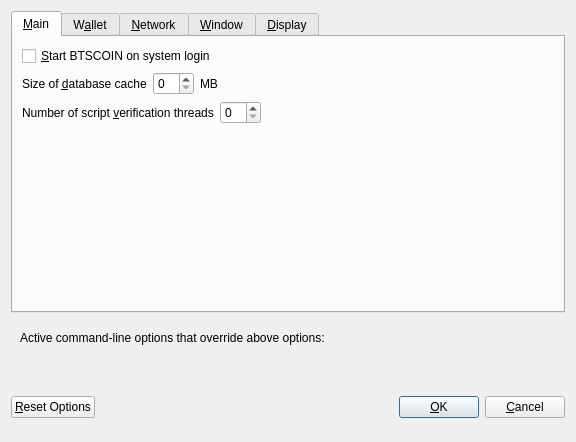
<?xml version="1.0" encoding="UTF-8"?>
<ui version="4.0">
 <class>OptionsDialog</class>
 <widget class="QDialog" name="OptionsDialog">
  <property name="geometry">
   <rect>
    <x>0</x>
    <y>0</y>
    <width>576</width>
    <height>442</height>
   </rect>
  </property>
  <property name="windowTitle">
   <string>Options</string>
  </property>
  <property name="modal">
   <bool>true</bool>
  </property>
  <layout class="QVBoxLayout" name="verticalLayout">
   <item>
    <widget class="QTabWidget" name="tabWidget">
     <property name="currentIndex">
      <number>0</number>
     </property>
     <widget class="QWidget" name="tabMain">
      <attribute name="title">
       <string>&amp;Main</string>
      </attribute>
      <layout class="QVBoxLayout" name="verticalLayout_Main">
       <item>
        <widget class="QCheckBox" name="bitcoinAtStartup">
         <property name="toolTip">
          <string>Automatically start BTSCOIN after logging in to the system.</string>
         </property>
         <property name="text">
          <string>&amp;Start BTSCOIN on system login</string>
         </property>
        </widget>
       </item>
       <item>
        <layout class="QHBoxLayout" name="horizontalLayout_2_Main">
         <item>
          <widget class="QLabel" name="databaseCacheLabel">
           <property name="text">
            <string>Size of &amp;database cache</string>
           </property>
           <property name="textFormat">
            <enum>Qt::PlainText</enum>
           </property>
           <property name="buddy">
            <cstring>databaseCache</cstring>
           </property>
          </widget>
         </item>
         <item>
          <widget class="QSpinBox" name="databaseCache"/>
         </item>
         <item>
          <widget class="QLabel" name="databaseCacheUnitLabel">
           <property name="text">
            <string>MB</string>
           </property>
           <property name="textFormat">
            <enum>Qt::PlainText</enum>
           </property>
          </widget>
         </item>
         <item>
          <spacer name="horizontalSpacer_2_Main">
           <property name="orientation">
            <enum>Qt::Horizontal</enum>
           </property>
           <property name="sizeHint" stdset="0">
            <size>
             <width>40</width>
             <height>20</height>
            </size>
           </property>
          </spacer>
         </item>
        </layout>
       </item>
       <item>
        <layout class="QHBoxLayout" name="horizontalLayout_3_Main">
         <item>
          <widget class="QLabel" name="threadsScriptVerifLabel">
           <property name="text">
            <string>Number of script &amp;verification threads</string>
           </property>
           <property name="textFormat">
            <enum>Qt::PlainText</enum>
           </property>
           <property name="buddy">
            <cstring>threadsScriptVerif</cstring>
           </property>
          </widget>
         </item>
         <item>
          <widget class="QSpinBox" name="threadsScriptVerif">
           <property name="toolTip">
            <string>(0 = auto, &lt;0 = leave that many cores free)</string>
           </property>
          </widget>
         </item>
         <item>
          <spacer name="horizontalSpacer_3_Main">
           <property name="orientation">
            <enum>Qt::Horizontal</enum>
           </property>
           <property name="sizeHint" stdset="0">
            <size>
             <width>40</width>
             <height>20</height>
            </size>
           </property>
          </spacer>
         </item>
        </layout>
       </item>
       <item>
        <spacer name="verticalSpacer_2">
         <property name="orientation">
          <enum>Qt::Vertical</enum>
         </property>
         <property name="sizeHint" stdset="0">
          <size>
           <width>20</width>
           <height>40</height>
          </size>
         </property>
        </spacer>
       </item>
      </layout>
     </widget>
     <widget class="QWidget" name="tabWallet">
      <attribute name="title">
       <string>W&amp;allet</string>
      </attribute>
      <layout class="QVBoxLayout" name="verticalLayout_Wallet">
       <item>
        <layout class="QHBoxLayout" name="horizontalLayout_2_Wallet">
         <item>
          <widget class="QLabel" name="labelStakeSplitThresholdText">
           <property name="text">
            <string>Stake split threshold:</string>
           </property>
          </widget>
         </item>
         <item>
          <widget class="QSpinBox" name="spinBoxStakeSplitThreshold">
           <property name="minimum">
            <number>1</number>
           </property>
           <property name="maximum">
            <number>999999</number>
           </property>
          </widget>
         </item>
        </layout>
       </item>
       <item>
        <widget class="QGroupBox" name="groupBox">
         <property name="title">
          <string>Expert</string>
         </property>
         <layout class="QVBoxLayout" name="verticalLayout_2">
          <item>
           <widget class="QCheckBox" name="coinControlFeatures">
            <property name="toolTip">
             <string>Whether to show coin control features or not.</string>
            </property>
            <property name="text">
             <string>Enable coin &amp;control features</string>
            </property>
           </widget>
          </item>
          <item>
           <widget class="QCheckBox" name="showMasternodesTab">
            <property name="toolTip">
             <string>Show additional tab listing all your masternodes in first sub-tab&lt;br/&gt;and all masternodes on the network in second sub-tab.</string>
            </property>
            <property name="text">
             <string>Show Masternodes Tab</string>
            </property>
           </widget>
          </item>
          <item>
           <widget class="QCheckBox" name="spendZeroConfChange">
            <property name="toolTip">
             <string>If you disable the spending of unconfirmed change, the change from a transaction&lt;br/&gt;cannot be used until that transaction has at least one confirmation.&lt;br/&gt;This also affects how your balance is computed.</string>
            </property>
            <property name="text">
             <string>&amp;Spend unconfirmed change</string>
            </property>
           </widget>
          </item>
         </layout>
        </widget>
       </item>
       <item>
        <spacer name="verticalSpacer_Wallet">
         <property name="orientation">
          <enum>Qt::Vertical</enum>
         </property>
         <property name="sizeHint" stdset="0">
          <size>
           <width>20</width>
           <height>40</height>
          </size>
         </property>
        </spacer>
       </item>
      </layout>
     </widget>
     <widget class="QWidget" name="tabNetwork">
      <attribute name="title">
       <string>&amp;Network</string>
      </attribute>
      <layout class="QVBoxLayout" name="verticalLayout_Network">
       <item>
        <widget class="QCheckBox" name="mapPortUpnp">
         <property name="toolTip">
          <string>Automatically open the BTSCOIN client port on the router. This only works when your router supports UPnP and it is enabled.</string>
         </property>
         <property name="text">
          <string>Map port using &amp;UPnP</string>
         </property>
        </widget>
       </item>
       <item>
        <widget class="QCheckBox" name="allowIncoming">
         <property name="toolTip">
          <string>Accept connections from outside</string>
         </property>
         <property name="text">
          <string>Allow incoming connections</string>
         </property>
        </widget>
       </item>
       <item>
        <widget class="QCheckBox" name="connectSocks">
         <property name="toolTip">
          <string>Connect to the BTSCOIN network through a SOCKS5 proxy.</string>
         </property>
         <property name="text">
          <string>&amp;Connect through SOCKS5 proxy (default proxy):</string>
         </property>
        </widget>
       </item>
       <item>
        <layout class="QHBoxLayout" name="horizontalLayout_1_Network">
         <item>
          <widget class="QLabel" name="proxyIpLabel">
           <property name="text">
            <string>Proxy &amp;IP:</string>
           </property>
           <property name="textFormat">
            <enum>Qt::PlainText</enum>
           </property>
           <property name="buddy">
            <cstring>proxyIp</cstring>
           </property>
          </widget>
         </item>
         <item>
          <widget class="QValidatedLineEdit" name="proxyIp">
           <property name="minimumSize">
            <size>
             <width>140</width>
             <height>0</height>
            </size>
           </property>
           <property name="maximumSize">
            <size>
             <width>140</width>
             <height>16777215</height>
            </size>
           </property>
           <property name="toolTip">
            <string>IP address of the proxy (e.g. IPv4: 127.0.0.1 / IPv6: ::1)</string>
           </property>
          </widget>
         </item>
         <item>
          <widget class="QLabel" name="proxyPortLabel">
           <property name="text">
            <string>&amp;Port:</string>
           </property>
           <property name="textFormat">
            <enum>Qt::PlainText</enum>
           </property>
           <property name="buddy">
            <cstring>proxyPort</cstring>
           </property>
          </widget>
         </item>
         <item>
          <widget class="QLineEdit" name="proxyPort">
           <property name="minimumSize">
            <size>
             <width>55</width>
             <height>0</height>
            </size>
           </property>
           <property name="maximumSize">
            <size>
             <width>55</width>
             <height>16777215</height>
            </size>
           </property>
           <property name="toolTip">
            <string>Port of the proxy (e.g. 9050)</string>
           </property>
          </widget>
         </item>
         <item>
          <spacer name="horizontalSpacer_1_Network">
           <property name="orientation">
            <enum>Qt::Horizontal</enum>
           </property>
           <property name="sizeHint" stdset="0">
            <size>
             <width>40</width>
             <height>20</height>
            </size>
           </property>
          </spacer>
         </item>
        </layout>
       </item>
       <item>
        <spacer name="verticalSpacer_Network">
         <property name="orientation">
          <enum>Qt::Vertical</enum>
         </property>
         <property name="sizeHint" stdset="0">
          <size>
           <width>20</width>
           <height>40</height>
          </size>
         </property>
        </spacer>
       </item>
      </layout>
     </widget>
     <widget class="QWidget" name="tabWindow">
      <attribute name="title">
       <string>&amp;Window</string>
      </attribute>
      <layout class="QVBoxLayout" name="verticalLayout_Window">
       <item>
        <widget class="QCheckBox" name="minimizeToTray">
         <property name="toolTip">
          <string>Show only a tray icon after minimizing the window.</string>
         </property>
         <property name="text">
          <string>&amp;Minimize to the tray instead of the taskbar</string>
         </property>
        </widget>
       </item>
       <item>
        <widget class="QCheckBox" name="minimizeOnClose">
         <property name="toolTip">
          <string>Minimize instead of exit the application when the window is closed. When this option is enabled, the application will be closed only after selecting Quit in the menu.</string>
         </property>
         <property name="text">
          <string>M&amp;inimize on close</string>
         </property>
        </widget>
       </item>
       <item>
        <spacer name="verticalSpacer_Window">
         <property name="orientation">
          <enum>Qt::Vertical</enum>
         </property>
         <property name="sizeHint" stdset="0">
          <size>
           <width>20</width>
           <height>40</height>
          </size>
         </property>
        </spacer>
       </item>
      </layout>
     </widget>
     <widget class="QWidget" name="tabDisplay">
      <attribute name="title">
       <string>&amp;Display</string>
      </attribute>
      <layout class="QVBoxLayout" name="verticalLayout_Display">
       <item>
        <layout class="QHBoxLayout" name="horizontalLayout_1_Display">
         <item>
          <widget class="QLabel" name="langLabel">
           <property name="text">
            <string>User Interface &amp;language:</string>
           </property>
           <property name="textFormat">
            <enum>Qt::PlainText</enum>
           </property>
           <property name="buddy">
            <cstring>lang</cstring>
           </property>
          </widget>
         </item>
         <item>
          <widget class="QValueComboBox" name="lang">
           <property name="toolTip">
            <string>The user interface language can be set here. This setting will take effect after restarting BTSCOIN.</string>
           </property>
          </widget>
         </item>
        </layout>
       </item>
       <item>
        <widget class="Line" name="line">
         <property name="orientation">
          <enum>Qt::Horizontal</enum>
         </property>
        </widget>
       </item>
       <item>
        <layout class="QHBoxLayout" name="horizontalLayout_2_Display">
         <item>
          <widget class="QLabel" name="unitLabel">
           <property name="text">
            <string>&amp;Unit to show amounts in:</string>
           </property>
           <property name="textFormat">
            <enum>Qt::PlainText</enum>
           </property>
           <property name="buddy">
            <cstring>unit</cstring>
           </property>
          </widget>
         </item>
         <item>
          <widget class="QValueComboBox" name="unit">
           <property name="toolTip">
            <string>Choose the default subdivision unit to show in the interface and when sending coins.</string>
           </property>
          </widget>
         </item>
        </layout>
       </item>
       <item>
        <layout class="QHBoxLayout" name="horizontalLayout_5_Display">
         <item>
          <widget class="QLabel" name="digitsLabel">
           <property name="text">
            <string>Decimal digits</string>
           </property>
          </widget>
         </item>
         <item>
          <widget class="QValueComboBox" name="digits"/>
         </item>
        </layout>
       </item>
       <item>
        <layout class="QHBoxLayout" name="horizontalLayout_3_Display">
         <item>
          <widget class="QLabel" name="thirdPartyTxUrlsLabel">
           <property name="toolTip">
            <string>Third party URLs (e.g. a block explorer) that appear in the transactions tab as context menu items. %s in the URL is replaced by transaction hash. Multiple URLs are separated by vertical bar |.</string>
           </property>
           <property name="text">
            <string>Third party transaction URLs</string>
           </property>
           <property name="buddy">
            <cstring>thirdPartyTxUrls</cstring>
           </property>
          </widget>
         </item>
         <item>
          <widget class="QLineEdit" name="thirdPartyTxUrls">
           <property name="toolTip">
            <string>Third party URLs (e.g. a block explorer) that appear in the transactions tab as context menu items. %s in the URL is replaced by transaction hash. Multiple URLs are separated by vertical bar |.</string>
           </property>
          </widget>
         </item>
        </layout>
       </item>
       <item>
        <spacer name="verticalSpacer">
         <property name="orientation">
          <enum>Qt::Vertical</enum>
         </property>
         <property name="sizeHint" stdset="0">
          <size>
           <width>20</width>
           <height>40</height>
          </size>
         </property>
        </spacer>
       </item>
      </layout>
     </widget>
    </widget>
   </item>
   <item>
    <widget class="QFrame" name="frame">
     <layout class="QVBoxLayout" name="verticalLayout_Bottom">
      <item>
       <layout class="QHBoxLayout" name="horizontalLayout_Bottom">
        <item>
         <widget class="QLabel" name="overriddenByCommandLineInfoLabel">
          <property name="text">
           <string>Active command-line options that override above options:</string>
          </property>
          <property name="textFormat">
           <enum>Qt::PlainText</enum>
          </property>
         </widget>
        </item>
        <item>
         <spacer name="horizontalSpacer_Bottom">
          <property name="orientation">
           <enum>Qt::Horizontal</enum>
          </property>
          <property name="sizeHint" stdset="0">
           <size>
            <width>40</width>
            <height>20</height>
           </size>
          </property>
         </spacer>
        </item>
       </layout>
      </item>
      <item>
       <widget class="QLabel" name="overriddenByCommandLineLabel">
        <property name="text">
         <string/>
        </property>
        <property name="textFormat">
         <enum>Qt::PlainText</enum>
        </property>
        <property name="wordWrap">
         <bool>true</bool>
        </property>
       </widget>
      </item>
     </layout>
    </widget>
   </item>
   <item>
    <layout class="QHBoxLayout" name="horizontalLayout_Buttons">
     <item>
      <widget class="QPushButton" name="resetButton">
       <property name="toolTip">
        <string>Reset all client options to default.</string>
       </property>
       <property name="text">
        <string>&amp;Reset Options</string>
       </property>
       <property name="autoDefault">
        <bool>false</bool>
       </property>
      </widget>
     </item>
     <item>
      <spacer name="horizontalSpacer_1">
       <property name="orientation">
        <enum>Qt::Horizontal</enum>
       </property>
       <property name="sizeHint" stdset="0">
        <size>
         <width>40</width>
         <height>48</height>
        </size>
       </property>
      </spacer>
     </item>
     <item>
      <widget class="QLabel" name="statusLabel">
       <property name="minimumSize">
        <size>
         <width>200</width>
         <height>0</height>
        </size>
       </property>
       <property name="font">
        <font>
         <weight>75</weight>
         <bold>true</bold>
        </font>
       </property>
       <property name="text">
        <string/>
       </property>
       <property name="textFormat">
        <enum>Qt::PlainText</enum>
       </property>
       <property name="wordWrap">
        <bool>true</bool>
       </property>
      </widget>
     </item>
     <item>
      <spacer name="horizontalSpacer_2">
       <property name="orientation">
        <enum>Qt::Horizontal</enum>
       </property>
       <property name="sizeHint" stdset="0">
        <size>
         <width>40</width>
         <height>48</height>
        </size>
       </property>
      </spacer>
     </item>
     <item>
      <widget class="QPushButton" name="okButton">
       <property name="text">
        <string>&amp;OK</string>
       </property>
       <property name="autoDefault">
        <bool>false</bool>
       </property>
       <property name="default">
        <bool>true</bool>
       </property>
      </widget>
     </item>
     <item>
      <widget class="QPushButton" name="cancelButton">
       <property name="text">
        <string>&amp;Cancel</string>
       </property>
       <property name="autoDefault">
        <bool>false</bool>
       </property>
      </widget>
     </item>
    </layout>
   </item>
  </layout>
 </widget>
 <customwidgets>
  <customwidget>
   <class>QValidatedLineEdit</class>
   <extends>QLineEdit</extends>
   <header>qvalidatedlineedit.h</header>
  </customwidget>
  <customwidget>
   <class>QValueComboBox</class>
   <extends>QComboBox</extends>
   <header>qvaluecombobox.h</header>
  </customwidget>
 </customwidgets>
 <resources/>
 <connections/>
</ui>
